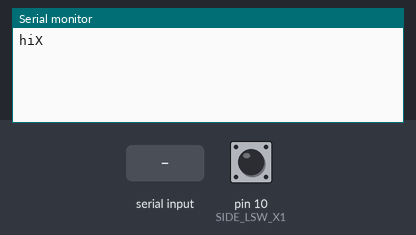
Simulated run of this sketch. Board: Arduino Uno, built with avr-gcc and run on an emulated ATmega328P. Parts: the last lines printed to the serial monitor. Inputs (shaded band) come from the test bench; at power-on: pin 10 (SIDE_LSW_X1) LOW.

Above: at 2.8 s.
2.9 s: "+" received over the second serial link
At 3.5 s:
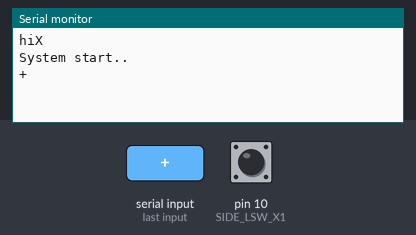
4.5 s: pin 10 (SIDE_LSW_X1) pulled HIGH for 1.2 s
At 5.6 s:
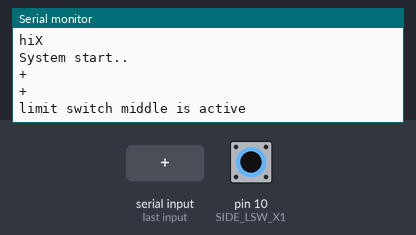

The sketch:

axisX.ino
```cpp
#include <SoftwareSerial.h>
//define pin for axis X1 stepper motor
#define EN_X1 11
#define CW_X1 12
#define CLK_X1 13
//define pin for axis X2 stepper motor
#define EN_X2 4
#define CW_X2 5
#define CLK_X2 6
//define pin for limit switch axis X2
#define SIDE_LSW_X2 7
#define MID_LSW_X2 8
//define pin for limit switch axis X1
#define SIDE_LSW_X1 10
#define MID_LSW_X1 9
//define pin for input command
#define TX 3
#define RX 2

SoftwareSerial mySerial(RX,TX);
void setup() {

  Serial.begin(9600);
  Serial.println("hiX");
  mySerial.begin(115200);

  pinMode(SIDE_LSW_X1, INPUT);
}
char state = ' ';
int var = 0;
void loop() {

  if(mySerial.available()){
    var = mySerial.read();
//    Serial.println(var);
  }
  if(var == '+'){
    Serial.println("System start..");
    state = '+';
  }
  if(digitalRead(SIDE_LSW_X1)==HIGH && state == '+'){
    Serial.println("limit switch middle is active");
    mySerial.write(2);
    state=' ';
    digitalWrite(SIDE_LSW_X1,LOW);
  }
  if(state != ' ') Serial.println(state);
  var = 0;
  delay(1000);

}
```

Measured:
- after the input at 2.9 s, the serial monitor: prints a new line after 0.10 s (image 1)
- after the input at 4.5 s, the serial monitor: prints a new line after 0.50 s (image 2)
